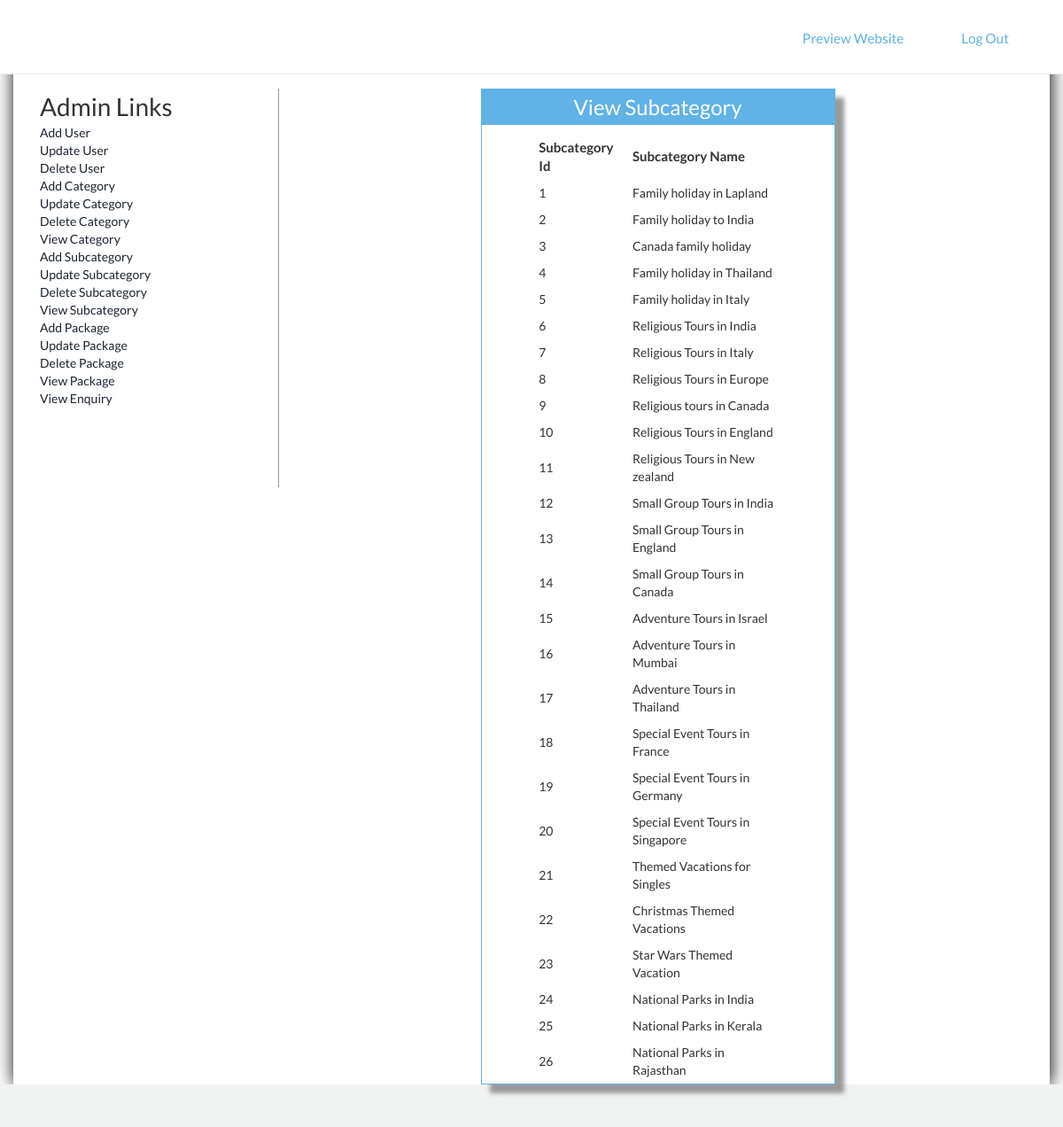
The app's page /Admin/viewsubcategory.php (signed in) with its own data.
### tables this page shows
CREATE TABLE `subcategory` (
  `Subcatid` int(200) NOT NULL,
  `Subcatname` varchar(1000) NOT NULL,
  `Catid` int(200) NOT NULL,
  `Pic` varchar(8000) NOT NULL,
  `Detail` varchar(8000) NOT NULL
);

### Admin/viewsubcategory.php (the view, shortened to what this page needs)
<!DOCTYPE html>
<html>
<head>
<link href="style.css" rel="stylesheet" type="text/css" />
<link href="../css/bootstrap.css" rel='stylesheet' type='text/css'/>
<link href="../css/style.css" rel="stylesheet" type="text/css" media="all"/>
</head>
<body>
<?php include('function.php'); ?>
<?php include('top.php'); ?>
<div style="padding-top:100px; box-shadow:1px 1px 20px black; min-height:570px" class="container">
<div class="col-sm-3" style="border-right:1px solid #999; min-height:450px;">
<?php include('left.php'); ?>
</div>
<div class="col-sm-9">
<form method="post">
<table border="0" width="400px" height="300px" align="center" class="tableshadow">
<tr><td class="toptd">View Subcategory</td></tr>
<tr><td align="center" valign="top" style="padding-top:10px;">
<table border="0" align="center" width="70%" >
<tr><td style="font-size:15px; padding:5px; font-weight:bold;">Subcategory Id</td>
<td style="font-size:15px; padding:5px; font-weight:bold;">Subcategory Name</td></tr>
<?php
$s="select * from subcategory";
$result=mysqli_query($cn,$s);
while($data=mysqli_fetch_array($result))
{
		echo "<tr><td style=' padding:5px;'>$data[0]</td><td style=' padding:5px;'>$data[1]</td></tr>";
}
?>
</table>
</td></tr></table>
</form>
</div>
</div>
<?php include('bottom.php'); ?>
</body>
</html>

### Admin/style.css (style rules this page uses)
.tableshadow { box-shadow:10px 10px 5px #999; padding-top:40px; border:solid 1px #60b2e7 }
.toptd { color:white; font-size:24px; text-align:center; height:40px; background-color:#60b2e7 }

### css/style.css (style rules this page uses)
body { margin:0; padding:0; font-family: 'Lato', sans-serif; -webkit-appearance:none; }
.container:after { content: "\0020"; display: block; height: 0; clear: both; visibility: hidden; }

### records on screen
subcategory: Subcatid "1", Subcatname "Family holiday in Lapland"
subcategory: Subcatid "2", Subcatname "Family holiday to India"
subcategory: Subcatid "3", Subcatname "Canada family holiday"
subcategory: Subcatid "4", Subcatname "Family holiday in Thailand"
subcategory: Subcatid "5", Subcatname "Family holiday in Italy"
subcategory: Subcatid "6", Subcatname "Religious Tours in India"
subcategory: Subcatid "7", Subcatname "Religious Tours in Italy"
subcategory: Subcatid "8", Subcatname "Religious Tours in Europe"
subcategory: Subcatid "9", Subcatname "Religious tours in Canada"
subcategory: Subcatid "10", Subcatname "Religious Tours in England"
subcategory: Subcatid "11", Subcatname "Religious Tours in New zealand"
subcategory: Subcatid "12", Subcatname "Small Group Tours in India"
subcategory: Subcatid "13", Subcatname "Small Group Tours in England"
subcategory: Subcatid "14", Subcatname "Small Group Tours in Canada"
subcategory: Subcatid "15", Subcatname "Adventure Tours in Israel"
subcategory: Subcatid "16", Subcatname "Adventure Tours in Mumbai"
subcategory: Subcatid "17", Subcatname "Adventure Tours in Thailand"
subcategory: Subcatid "18", Subcatname "Special Event Tours in France"
subcategory: Subcatid "19", Subcatname "Special Event Tours in Germany"
subcategory: Subcatid "20", Subcatname "Special Event Tours in Singapore"
subcategory: Subcatid "21", Subcatname "Themed Vacations for Singles"
subcategory: Subcatid "22", Subcatname "Christmas Themed Vacations"
subcategory: Subcatid "23", Subcatname "Star Wars Themed Vacation"
subcategory: Subcatid "24", Subcatname "National Parks in India"
subcategory: Subcatid "25", Subcatname "National Parks in Kerala"
subcategory: Subcatid "26", Subcatname "National Parks in Rajasthan"
